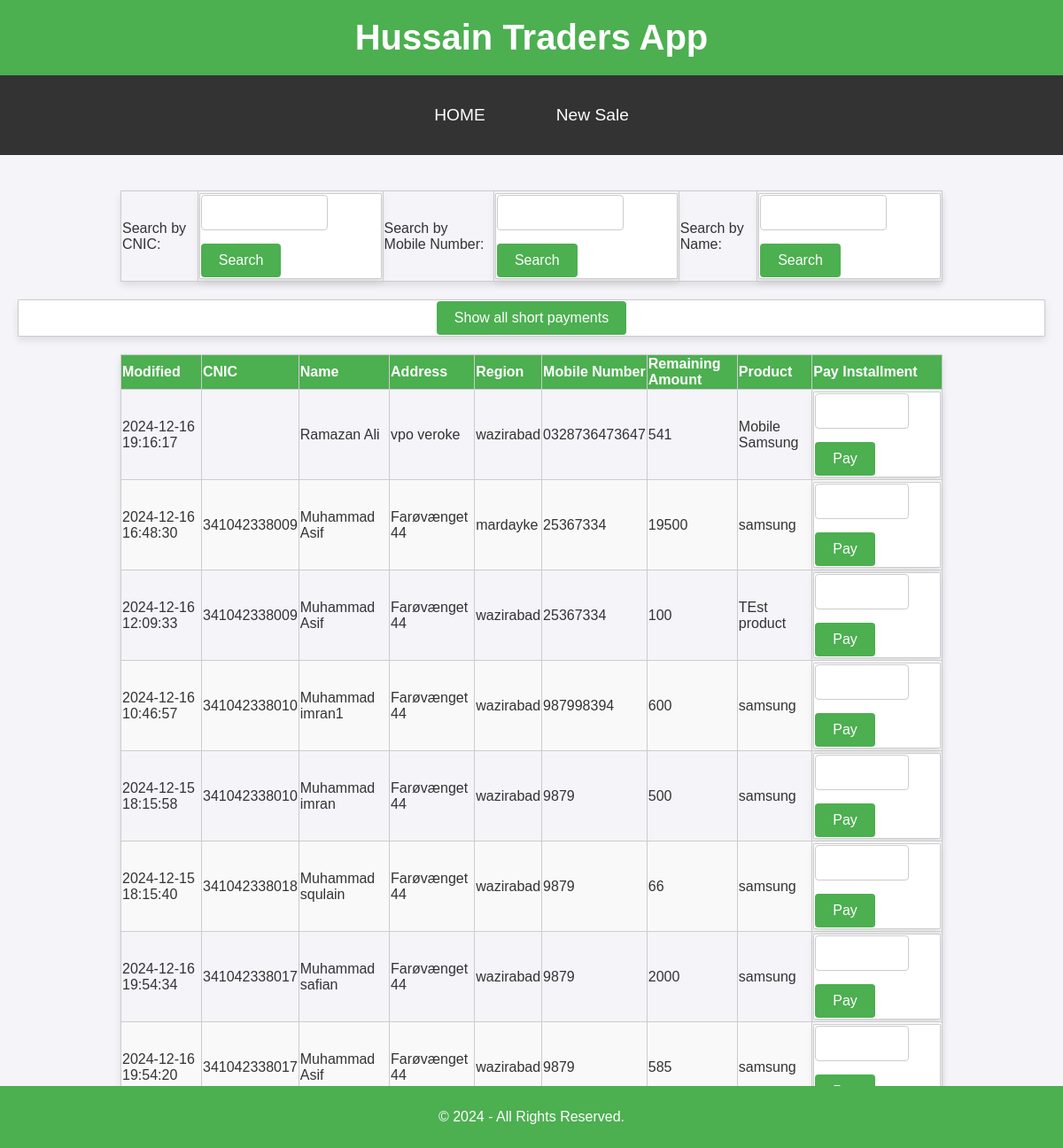
The page /listcust on the database as committed earlier.
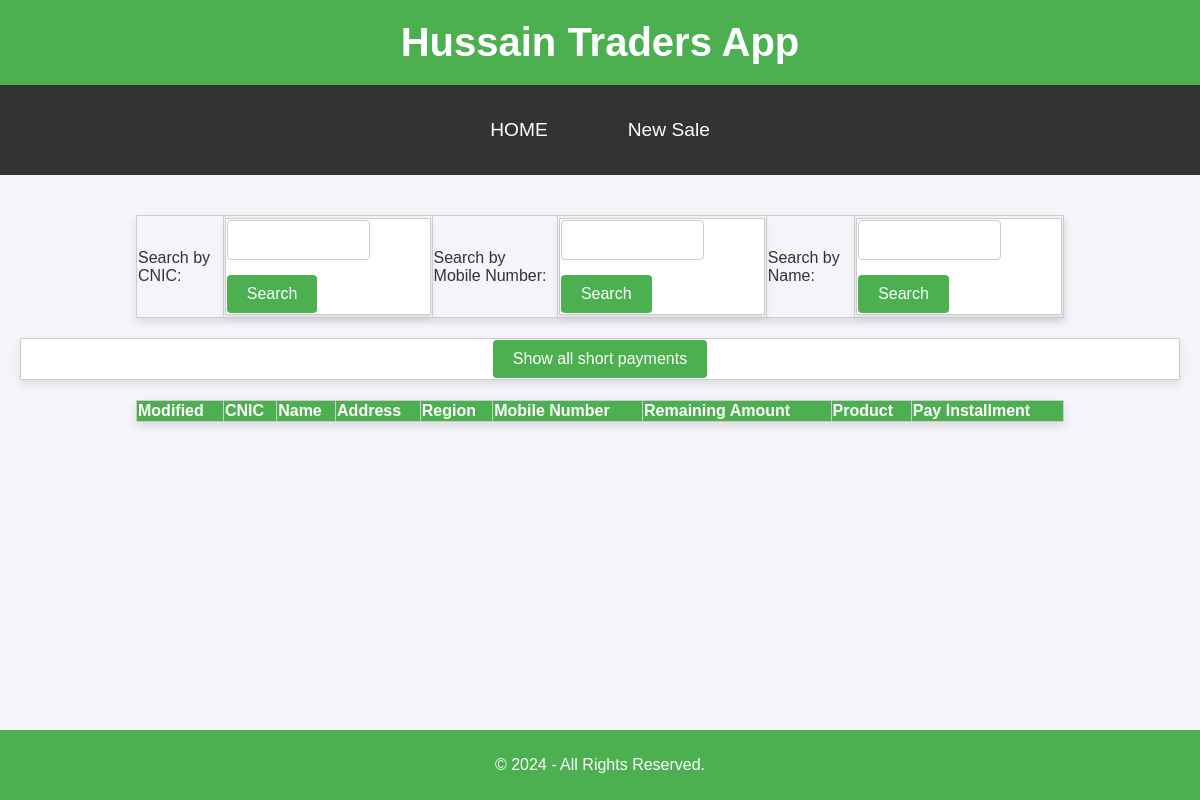
The same page on the database as committed later.
### tables this page shows
CREATE TABLE installments (id INTEGER primary key AUTOINCREMENT, customer_id INTEGER, product TEXT, advance INTEGER, sale_price INTEGER, agreed_installment INTEGER, remaining_amount INTEGER, modified DATETIME DEFAULT CURRENT_TIMESTAMP, FOREIGN KEY (customer_id) REFERENCES customers(id));

CREATE TABLE customers (id INTEGER primary key AUTOINCREMENT, name TEXT, father_name TEXT, account_number TEXT, addr TEXT, cnic TEXT, product TEXT, mobile_number TEXT, guarantor1 TEXT, guarantor2 TEXT, created DATETIME DEFAULT CURRENT_TIMESTAMP, region TEXT);

### app.py (the view)
@app.route('/listcust')
def listcust():
   con = sql.connect("ht.db")
   con.row_factory = sql.Row
   cur = con.cursor()
   cur.execute("select * from installments Inner join customers on installments.customer_id = customers.id ORDER BY CREATED DESC LIMIT 100")
   customers = cur.fetchall()
   return render_template("listcust.html", customers = customers)

### templates/listcust.html (shortened to what this page needs)
<!DOCTYPE html>
<html lang="en">
<head>
    <link rel="stylesheet" href="{{ url_for('static', filename='styles.css') }}">
</head>
<body>
   <header>
      <h1>Hussain Traders App</h1>
  </header>
  <nav>
    <a href="/listcust">HOME</a>
    <a href="/addcust">New Sale</a>
</nav>
    <main>
        <table>
            <tr>
                <td>
                    Search by CNIC:
                </td>
                <td>
                    <form action="{{ url_for('searchcnic') }}" method="POST">
                    <input type="text" id="searchcnic" name="cnic">
                    <input type="submit" value="Search"/>
                    </form>
                </td>
                <td>
                    Search by Mobile Number:
                </td>
                <td>
                    <form action="{{ url_for('searchmobile') }}" method="POST">
                    <input type="text" id="searchmobile" name="mobile">
                    <input type="submit" value="Search"/>
                    </form>
                </td>
                <td>
                    Search by Name:
                </td>
                <td>
                    <form action="{{ url_for('searchname') }}" method="POST">
                        <input type="text" id="searchname" name="name">
                        <input type="submit" value="Search"/>
                        </form>
                </td>
            </tr>
        </table>
        <form action="{{ url_for('short_installments') }}" method="POST">
            <input type="submit" value="Show all short payments"/>
        </form>
        <table>
            <thead>
                <tr>
                    <th>Modified</th>
                    <th>CNIC</th>
                    <th>Name</th>
                    <th>Address</th>
                    <th>Region</th>
                    <th>Mobile Number</th>
                    <th>Remaining Amount</th>
                    <th>Product</th>
                    <th>Pay Installment</th>
                </tr>
            </thead>
            <tbody>
                {% for row in customers %}
                <tr>
                    <td>{{ row["modified"] }}</td>
                    <td>{{ row["cnic"] }}</td>
                    <td>{{ row["name"] }}</td>
                    <td>{{ row["addr"] }}</td>
                    <td>{{ row["region"] }}</td>
                    <td>{{ row["mobile_number"] }}</td>
                    <td>{{ row["remaining_amount"] }}</td>
                    <td>{{ row["product"] }}</td>
                    <td>
                        <form action="{{ url_for('pay_installment') }}" method="POST">
                            <input type="text" id="amount_{{ row['customer.id'] }}" name="amount">
                            <input type="submit" value="Pay"/>
                        </form>
                    </td>
                </tr>
                {% endfor %}
            </tbody>
        </table>
    </main>
    <footer>
      <p>&copy; 2024 - All Rights Reserved.</p>
  </footer>
</body>
</html>

### static/styles.css (style rules this page uses)
body { font-family: Arial, sans-serif; margin: 0; padding: 0; background-color: #f4f4f9; color: #333; }
header { background-color: #4CAF50; color: white; padding: 20px 10px; text-align: center; }
header h1 { margin: 0; font-size: 2.5em; }
nav { background-color: #333; overflow: hidden; display: flex; justify-content: center; }
nav a { color: white; padding: 14px 20px; text-decoration: none; display: block; text-align: center; transition: background-color 0.3s; }
main { padding: 20px; text-align: center; }
footer { background-color: #4CAF50; color: white; text-align: center; padding: 10px 0; position: fixed; bottom: 0; width: 100%; }
form { background-color: #ffffff; border: 1px solid #ccc; border-radius: 1px; padding: 1px; margin: 1px auto; max-width: auto; box-shadow: 0 4px 8px rgba(0, 0, 0, 0.1); }
form input[type="text"], form textarea { width: 60%; padding: 10px; margin-bottom: 15px; border: 1px solid #ccc; border-radius: 4px; font-size: 1em; }
form input[type="submit"] { background-color: #4CAF50; color: white; border: none; padding: 10px 20px; border-radius: 4px; cursor: pointer; font-size: 1em; }
table { width: 80%; margin: 20px auto; border-collapse: collapse; text-align: left; box-shadow: 0 4px 8px rgba(0, 0, 0, 0.1); }
table thead { background-color: #4CAF50; color: white; }
table th, table td { padding: 1px; border: 1px solid #ccc; }
a { text-decoration: none; color: #4CAF50; display: inline-block; margin: 20px; font-size: 1.2em; }

Rows that differ between the two databases and show on the page:
removed installments: modified "2024-12-16 19:16:17", name "Ramazan Ali", addr "vpo veroke", region "wazirabad", mobile_number "0328736473647", remaining_amount "541", product "Mobile Samsung"
removed installments: modified "2024-12-16 16:48:30", cnic "341042338009", name "Muhammad Asif", addr "Farøvænget 44", region "mardayke", mobile_number "25367334", remaining_amount "19500", product "samsung"
removed installments: modified "2024-12-16 12:09:33", cnic "341042338009", name "Muhammad Asif", addr "Farøvænget 44", region "wazirabad", mobile_number "25367334", remaining_amount "100", product "TEst product"
removed installments: modified "2024-12-16 10:46:57", cnic "341042338010", name "Muhammad imran1", addr "Farøvænget 44", region "wazirabad", mobile_number "987998394", remaining_amount "600", product "samsung"
removed installments: modified "2024-12-15 18:15:58", cnic "341042338010", name "Muhammad imran", addr "Farøvænget 44", region "wazirabad", mobile_number "9879", remaining_amount "500", product "samsung"
removed installments: modified "2024-12-15 18:15:40", cnic "341042338018", name "Muhammad squlain", addr "Farøvænget 44", region "wazirabad", mobile_number "9879", remaining_amount "66", product "samsung"
removed installments: modified "2024-12-16 19:54:34", cnic "341042338017", name "Muhammad safian", addr "Farøvænget 44", region "wazirabad", mobile_number "9879", remaining_amount "2000", product "samsung"
removed installments: modified "2024-12-16 19:54:20", cnic "341042338017", name "Muhammad Asif", addr "Farøvænget 44", region "wazirabad", mobile_number "9879", remaining_amount "585", product "samsung"
